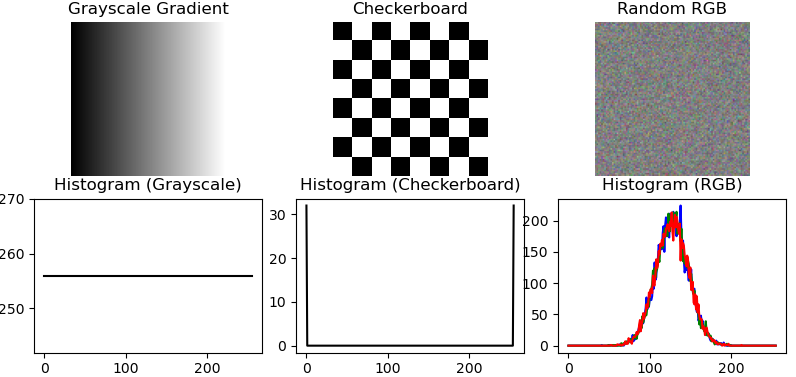

This figure's Python source:
import numpy as np
import cv2
import matplotlib.pyplot as plt


def get_image_info(image):
    """
    Extracts metadata and statistical information from an image.

    Parameters
    ----------
    image : numpy.ndarray
        Input image (grayscale or color).

    Returns
    -------
    dict
        Dictionary containing image metadata and statistics.
    """
    if not isinstance(image, np.ndarray):
        raise ValueError("Input must be a NumPy array representing an image.")

    # Extract image properties
    height, width = image.shape[:2]
    depth = 1 if len(image.shape) == 2 else image.shape[2]  # Number of channels
    dtype = image.dtype
    nbytes = image.nbytes

    # Create result dictionary
    info = {
        "width": width,
        "height": height,
        "dtype": str(dtype),
        "depth": depth,
        "nbytes": nbytes,
        "statistics": {}
    }

    ### START CODE HERE ###
    # Handle grayscale vs multi-channel separately
    if depth == 1:
        # Single-channel
        info["statistics"]["min"] = None
        info["statistics"]["max"] = None
        info["statistics"]["mean"] = None
        info["statistics"]["std_dev"] = None
        info["statistics"]["median"] = None
        hist, bins = np.histogram(image, bins=256, range=(0, 256))
        info["statistics"]["histogram"] = hist.tolist()
    else:
        # Multi-channel: compute per channel
        channels = cv2.split(image)
        for idx, ch in enumerate(channels):
            ch_stats = {
                "min": None,
                "max": None,
                "mean": None,
                "std_dev": None,
                "median": None,
            }
            hist, bins = np.histogram(ch, bins=256, range=(0, 256))
            ch_stats["histogram"] = hist.tolist()
            info["statistics"][f"channel_{idx}"] = ch_stats
    ### END CODE HERE ###

    return info


# ===============================
# ====== TEST EXAMPLES ==========
# ===============================
if __name__ == "__main__":

    # Example 1: Grayscale synthetic gradient image
    gray_img = np.tile(np.arange(256, dtype=np.uint8), (256, 1))
    gray_info = get_image_info(gray_img)

    # Example 2: Binary pattern (checkerboard)
    checker = np.indices((8, 8)).sum(axis=0) % 2 * 255
    checker = checker.astype(np.uint8)
    checker_info = get_image_info(checker)

    # Example 3: Random RGB image
    # RGB image from Gaussian distribution (mean=128, std=20)
    rgb_img = 128 + 20 * np.random.randn(100, 100, 3)
    # Clip to valid pixel range [0, 255]
    rgb_img = np.clip(rgb_img, 0, 255).astype(np.uint8)
    rgb_info = get_image_info(rgb_img)

    print("Grayscale Image Info:", gray_info)
    print("\nCheckerboard Image Info:", checker_info)
    print("\nRandom RGB Image Info:", rgb_info)

    # ====== Visualization with histograms ======
    fig, axes = plt.subplots(2, 3, figsize=(12, 6))

    # Top row = images
    axes[0, 0].imshow(gray_img, cmap="gray")
    axes[0, 0].set_title("Grayscale Gradient")
    axes[0, 0].axis("off")

    axes[0, 1].imshow(checker, cmap="gray")
    axes[0, 1].set_title("Checkerboard")
    axes[0, 1].axis("off")

    axes[0, 2].imshow(cv2.cvtColor(rgb_img, cv2.COLOR_BGR2RGB))
    axes[0, 2].set_title("Random RGB")
    axes[0, 2].axis("off")

    # Bottom row = histograms
    axes[1, 0].plot(gray_info["statistics"]["histogram"], color="black")
    axes[1, 0].set_title("Histogram (Grayscale)")

    axes[1, 1].plot(checker_info["statistics"]["histogram"], color="black")
    axes[1, 1].set_title("Histogram (Checkerboard)")

    # For RGB, plot each channel
    for idx, color in zip(range(3), ["b", "g", "r"]):
        axes[1, 2].plot(rgb_info["statistics"][f"channel_{idx}"]["histogram"], color=color)
    axes[1, 2].set_title("Histogram (RGB)")

    plt.tight_layout()
    plt.show()
